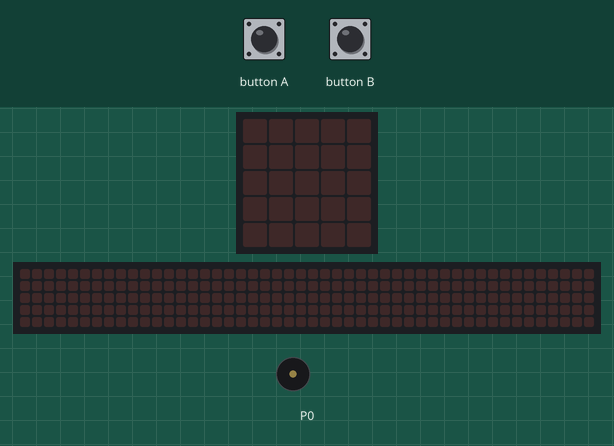
Simulated run of this program. Board: BBC micro:bit (MakeCode). On the bench: the board's 5×5 LED display, a strip that is not on the board, showing the scrolling text unrolled, buzzer (waves = sounding). The test bench sets the inputs (shaded band). Random numbers come from a fixed seed; the 48×5 strip is a reading aid, not a part: it shows the text the display is scrolling, unrolled, one strip-width of it at a time.

Above: at 1.2 s.
1.3 s: button B pressed for 0.15 s
At 1.6 s:
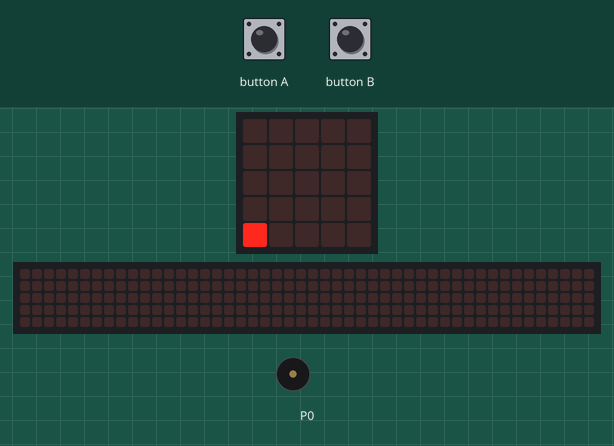
4.3 s: button B pressed for 0.15 s
At 6.8 s:
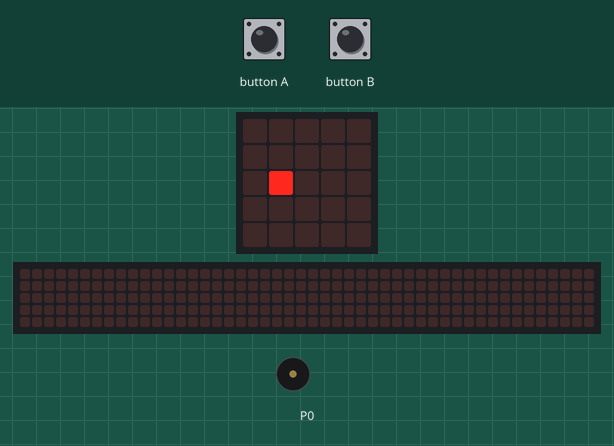
7.4 s: button B pressed for 0.15 s
10.4 s: button A pressed for 0.15 s
At 12.52 s:
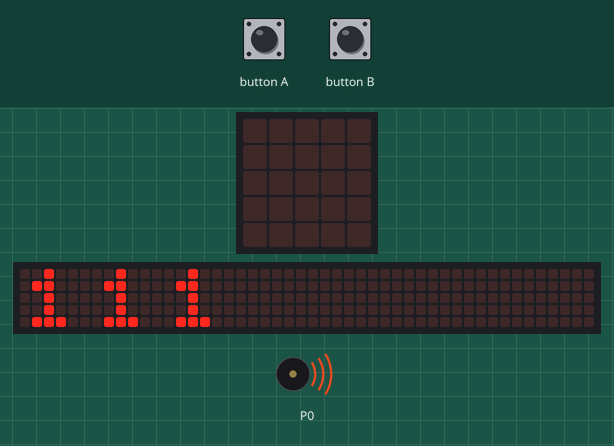
13.4 s: button B pressed for 0.15 s
At 19.0 s:
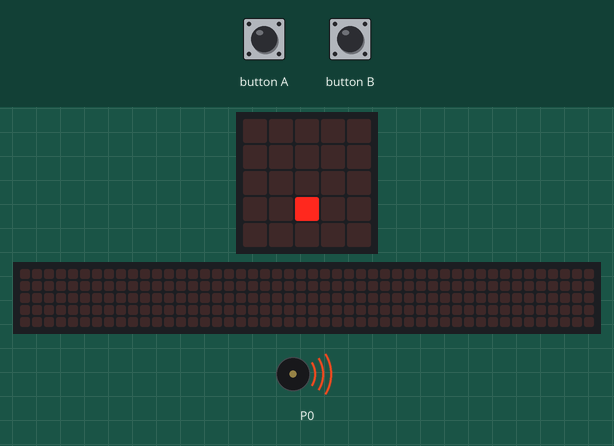
19.4 s: button B pressed for 0.15 s
At 24.72 s:
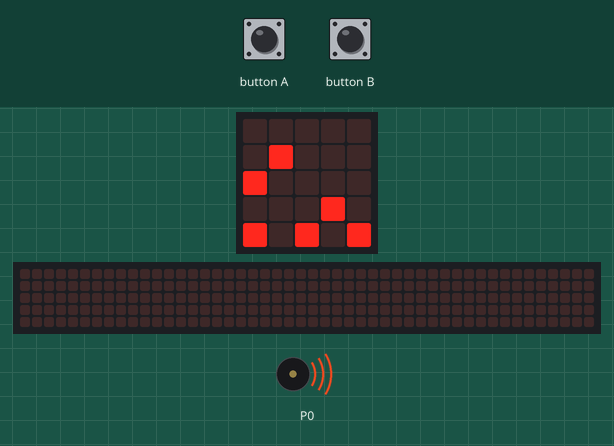
Timing chart, 0 to 25.7 s (numbered marks = the images above; inputs shaded):
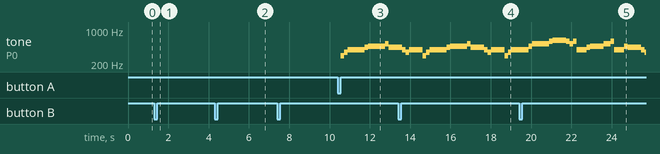

The program:

main.ts
```typescript
let counter = 0
let point = []
input.onButtonPressed(Button.A, function on_button_pressed_a() {
    music.setTempo(45)
    music.playTone(294, music.beat(BeatFraction.Eighth))
    music.playTone(349, music.beat(BeatFraction.Eighth))
    music.playTone(392, music.beat(BeatFraction.Quarter))
    music.playTone(392, music.beat(BeatFraction.Quarter))
    music.playTone(392, music.beat(BeatFraction.Eighth))
    music.playTone(440, music.beat(BeatFraction.Eighth))
    music.playTone(466, music.beat(BeatFraction.Quarter))
    music.playTone(466, music.beat(BeatFraction.Quarter))
    music.playTone(466, music.beat(BeatFraction.Eighth))
    music.playTone(523, music.beat(BeatFraction.Eighth))
    music.playTone(440, music.beat(BeatFraction.Quarter))
    music.playTone(440, music.beat(BeatFraction.Quarter))
    music.playTone(392, music.beat(BeatFraction.Eighth))
    music.playTone(349, music.beat(BeatFraction.Eighth))
    music.playTone(392, music.beat(BeatFraction.Half))
    music.playTone(294, music.beat(BeatFraction.Eighth))
    music.playTone(349, music.beat(BeatFraction.Eighth))
    music.playTone(392, music.beat(BeatFraction.Quarter))
    music.playTone(392, music.beat(BeatFraction.Quarter))
    music.playTone(392, music.beat(BeatFraction.Eighth))
    music.playTone(440, music.beat(BeatFraction.Eighth))
    music.playTone(466, music.beat(BeatFraction.Quarter))
    music.playTone(466, music.beat(BeatFraction.Quarter))
    music.playTone(466, music.beat(BeatFraction.Eighth))
    music.playTone(523, music.beat(BeatFraction.Eighth))
    music.playTone(440, music.beat(BeatFraction.Quarter))
    music.playTone(440, music.beat(BeatFraction.Quarter))
    music.playTone(392, music.beat(BeatFraction.Eighth))
    music.playTone(349, music.beat(BeatFraction.Eighth))
    music.playTone(392, music.beat(BeatFraction.Half))
    music.playTone(294, music.beat(BeatFraction.Eighth))
    music.playTone(349, music.beat(BeatFraction.Eighth))
    music.playTone(392, music.beat(BeatFraction.Quarter))
    music.playTone(392, music.beat(BeatFraction.Quarter))
    music.playTone(392, music.beat(BeatFraction.Eighth))
    music.playTone(466, music.beat(BeatFraction.Eighth))
    music.playTone(523, music.beat(BeatFraction.Quarter))
    music.playTone(523, music.beat(BeatFraction.Quarter))
    music.playTone(523, music.beat(BeatFraction.Eighth))
    music.playTone(587, music.beat(BeatFraction.Eighth))
    music.playTone(622, music.beat(BeatFraction.Quarter))
    music.playTone(622, music.beat(BeatFraction.Quarter))
    music.playTone(587, music.beat(BeatFraction.Eighth))
    music.playTone(523, music.beat(BeatFraction.Eighth))
    music.playTone(587, music.beat(BeatFraction.Eighth))
    music.playTone(392, music.beat(BeatFraction.Quarter))
    music.playTone(392, music.beat(BeatFraction.Eighth))
    music.playTone(440, music.beat(BeatFraction.Eighth))
    music.playTone(466, music.beat(BeatFraction.Quarter))
    music.playTone(466, music.beat(BeatFraction.Quarter))
    music.playTone(523, music.beat(BeatFraction.Quarter))
    music.playTone(587, music.beat(BeatFraction.Eighth))
    music.playTone(392, music.beat(BeatFraction.Quarter))
    music.playTone(392, music.beat(BeatFraction.Eighth))
    music.playTone(466, music.beat(BeatFraction.Eighth))
    music.playTone(440, music.beat(BeatFraction.Quarter))
    music.playTone(440, music.beat(BeatFraction.Quarter))
    music.playTone(392, music.beat(BeatFraction.Eighth))
    music.playTone(349, music.beat(BeatFraction.Eighth))
    music.playTone(392, music.beat(BeatFraction.Half))
})
input.onButtonPressed(Button.B, function on_button_pressed_b() {
    let x: number;
    let y: number;

    counter = 0
    let point = []
    while (true) {
        counter += 1
        x = Math.trunc(Math.random() * 5)
        y = Math.trunc(Math.random() * 5)
        if (point.indexOf(x + y / 10) < 0) {
            basic.pause(100)
            led.plot(x, y)
            point.push(x + y / 10)
        }

        if (point.length == 25) {
            basic.showNumber(counter)
            break
        }

    }
})
basic.forever(function on_forever() {

})
```

test.ts
```typescript
// Hier kann man Tests durchführen; diese Datei wird nicht kompiliert, wenn dieses Paket als Erweiterung verwendet wird.
```

Measured:
- after the input at 1.3 s, the display: changes after 0.25 s (image 1)
- after the input at 10.4 s, tone on P0: plays 294 Hz for 0.17 s, 349 Hz for 0.17 s, 392 Hz for 0.85 s, 440 Hz for 0.17 s, 466 Hz for 0.85 s, 523 Hz for 0.17 s … (7 notes in this stretch), starting after 0.15 s
- what the display in image 3 shows lasts 0.5 s, from 12.3 s to 12.8 s
